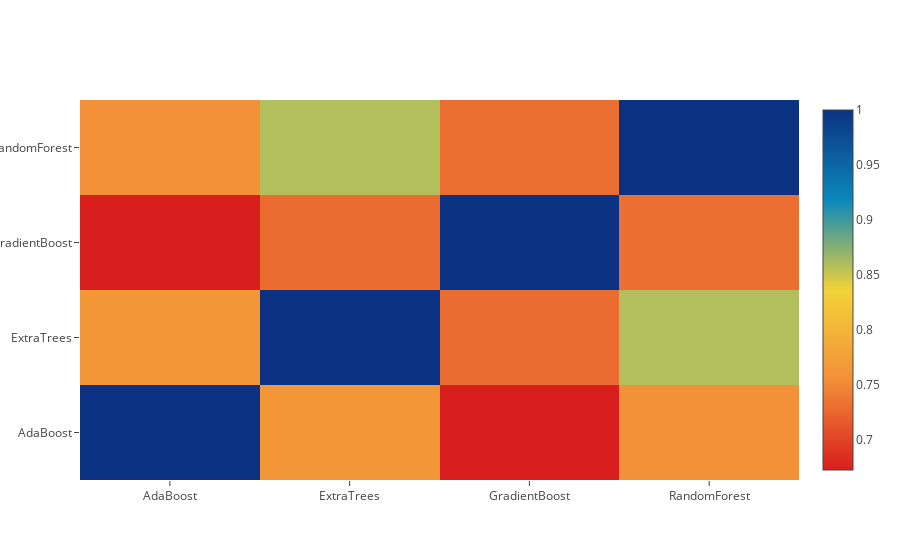

Notebook cell for this chart:
### Markdown cell above
**Correlation Heatmap of the Second Level Training set**

### Code cell
data = [
    go.Heatmap(
        z= base_predictions_train.astype(float).corr().values ,
        x=base_predictions_train.columns.values,
        y= base_predictions_train.columns.values,
          colorscale='Portland',
            showscale=True,
            reversescale = True
    )
]
py.iplot(data, filename='labelled-heatmap')

### Figure 1 — Plotly figure (JSON) as saved in the notebook; plotly's stock layout.template omitted (floating-point values rounded to 4 significant figures)
{"data": [{"y": ["AdaBoost", "ExtraTrees", "GradientBoost", "RandomForest"], "x": ["AdaBoost", "ExtraTrees", "GradientBoost", "RandomForest"], "z": [[1, 0.7629, 0.6726, 0.7566], [0.7629, 1, 0.7288, 0.8587], [0.6726, 0.7288, 1, 0.7314], [0.7566, 0.8587, 0.7314, 1]], "showscale": true, "type": "heatmap", "colorscale": "Portland", "reversescale": true}], "layout": {}}
